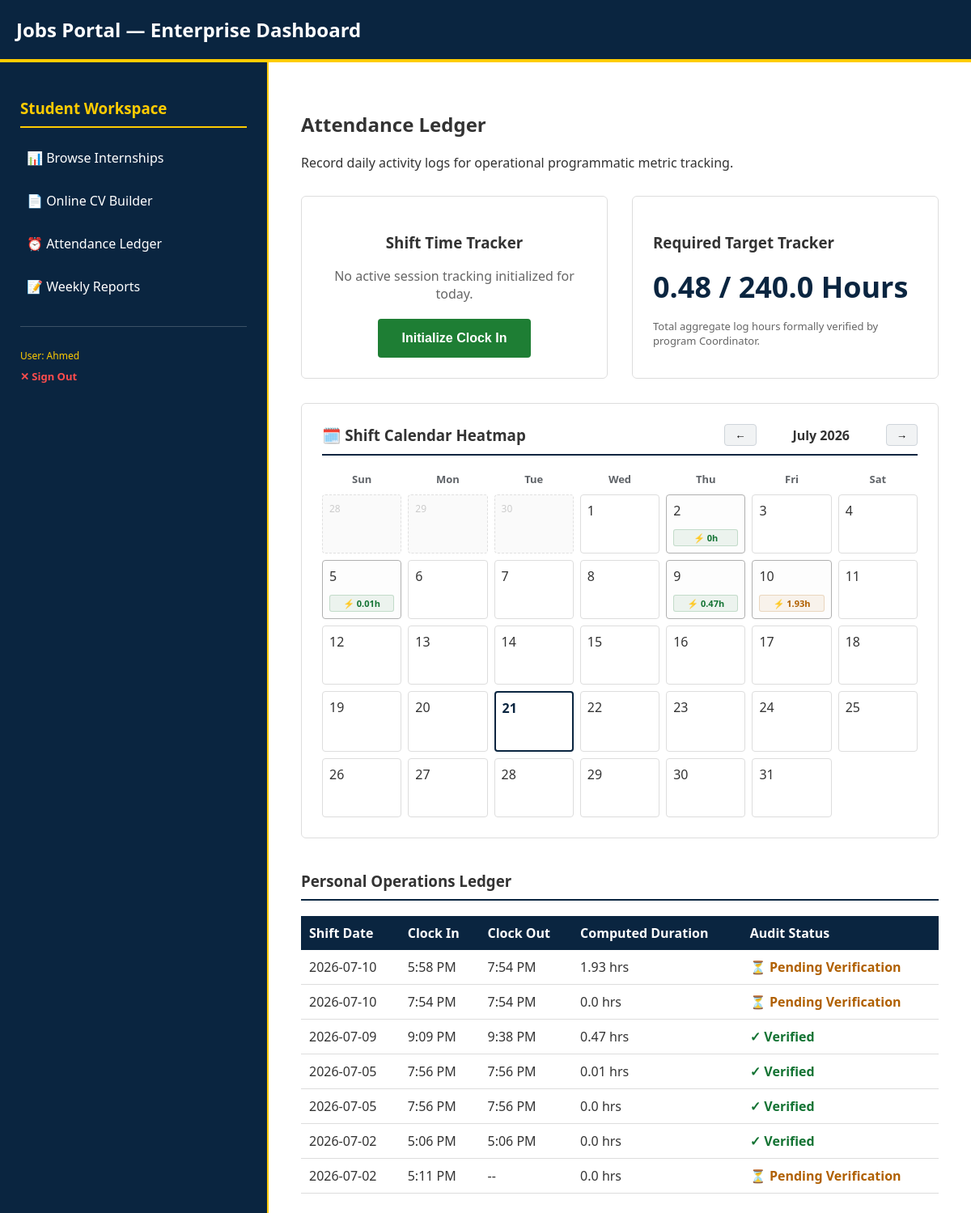
/attendance/log/ (signed in, upper part), run on an earlier commit of the app's database.
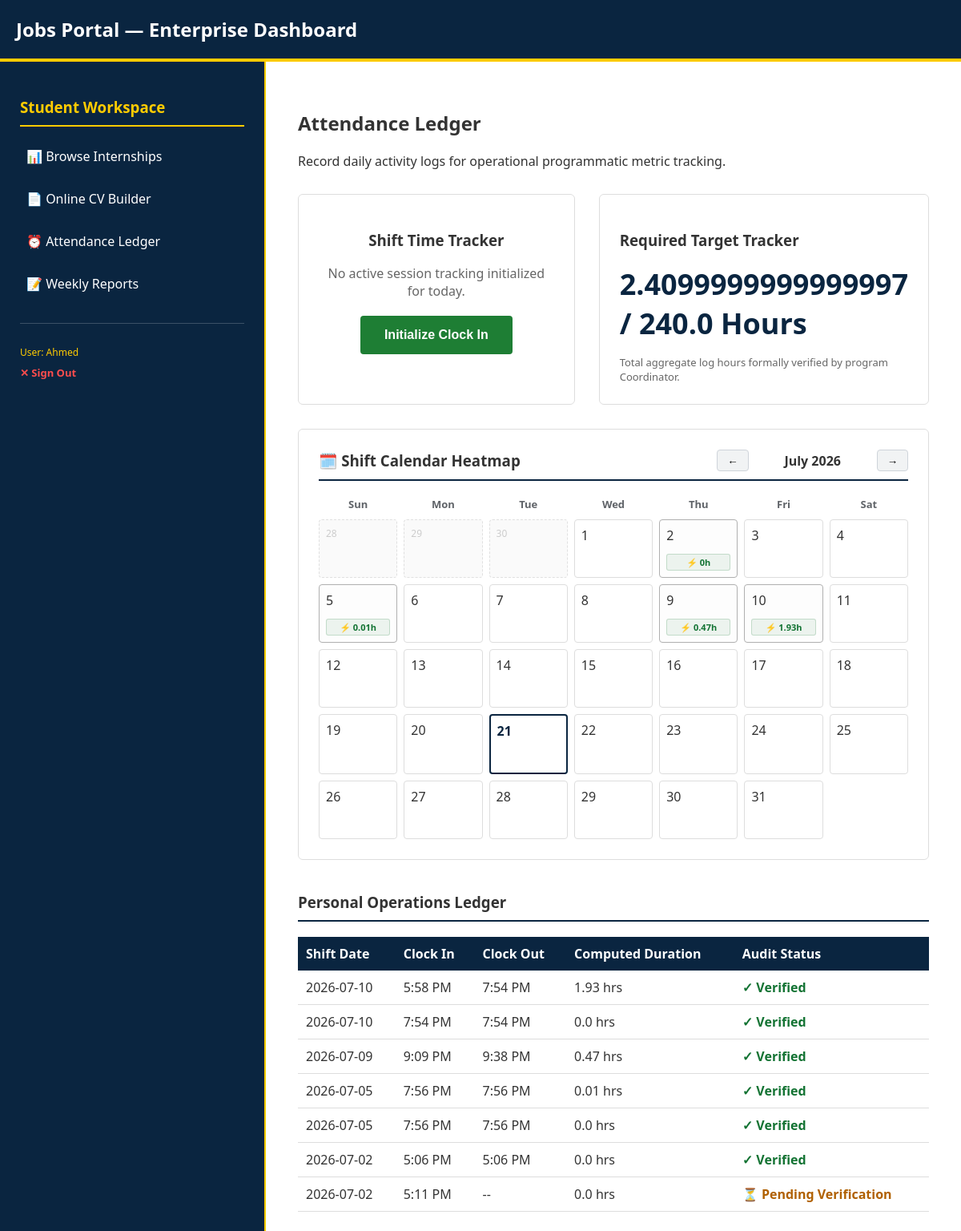
And on a later commit of the database.
### student_portal/models.py (models this page shows, shortened)
class AttendanceRecord(models.Model):
    user = models.ForeignKey(User, on_delete=models.CASCADE, related_name='attendance_records')
    date = models.DateField(default=timezone.now)
    check_in = models.DateTimeField(null=True, blank=True)
    check_out = models.DateTimeField(null=True, blank=True)
    hours_worked = models.FloatField(default=0.0)
    is_verified = models.BooleanField(default=False)

### student_portal/views.py (the view, shortened to what this page needs)
# urls.py: path('attendance/log/', views.attendance_log_view, name='attendance_log'),
@login_required
def attendance_log_view(request):
    today = timezone.now().date()
    record = AttendanceRecord.objects.filter(user=request.user, date=today).last()
    my_shifts = AttendanceRecord.objects.filter(user=request.user).order_by('-date')
    my_excuses = ShiftExcuse.objects.filter(user=request.user)
    verified_hours = sum(r.hours_worked for r in my_shifts if r.is_verified and r.hours_worked)
    calendar_data = {}
    for shift in my_shifts:
        if shift.date:
            date_str = shift.date.strftime('%Y-%m-%d')
            if date_str in calendar_data:
                calendar_data[date_str]['hours'] = round(calendar_data[date_str].get('hours', 0) + (shift.hours_worked or 0), 2)
            else:
                calendar_data[date_str] = {
                    'hours': shift.hours_worked or 0,
                    'status': 'present',
                    'verified': shift.is_verified
                }
    context = {
        'record': record,
        'my_shifts': my_shifts,
        'verified_hours': verified_hours,
        'target_hours': 240.0,
        'calendar_data_json': json.dumps(calendar_data)
    }
    return render(request, 'attendance_log.html', context)

### student_portal/templates/attendance_log.html (shortened to what the changed rows need)
{% extends 'base.html' %}
{% block content %}
<h2>Attendance Ledger</h2>
<div style="display: flex; gap: 30px; margin-top: 30px;">
    <div style="flex: 1; border: 1px solid #ddd; padding: 25px; border-radius: 6px;">
        <h3>Required Target Tracker</h3>
        <div style="font-size: 36px; font-weight: bold; color: var(--primary-blue); margin: 15px 0;">
            {{ verified_hours }} / {{ target_hours }} Hours
        </div>
        <p style="font-size: 13px; color: #666; margin: 0;">Total aggregate log hours formally verified by program Coordinator.</p>
    </div>
</div>
<div style="border: 1px solid #ddd; padding: 25px; border-radius: 6px; margin-top: 30px; background: #fff;">
    <div style="display: flex; justify-content: space-between; align-items: center; margin-bottom: 20px; border-bottom: 2px solid var(--primary-blue); padding-bottom: 10px;">
        <h3 style="margin: 0;">🗓️ Shift Calendar Heatmap</h3>
        <div style="display: flex; align-items: center; gap: 10px;">
        </div>
    </div>
    <div style="display: grid; grid-template-columns: repeat(7, 1fr); gap: 8px; text-align: center; margin-bottom: 10px; font-weight: bold; color: #5f6368; font-size: 13px;">
        <div>Sun</div><div>Mon</div><div>Tue</div><div>Wed</div><div>Thu</div><div>Fri</div><div>Sat</div>
    </div>
    <div id="calendarDaysGrid" style="display: grid; grid-template-columns: repeat(7, 1fr); gap: 8px;"></div>
</div>
<table style="width: 100%; border-collapse: collapse; margin-top: 15px;">
    <thead>
        <tr style="background: var(--primary-blue); color: white; text-align: left;">
            <th style="padding: 10px;">Shift Date</th>
            <th style="padding: 10px;">Clock In</th>
            <th style="padding: 10px;">Clock Out</th>
            <th style="padding: 10px;">Computed Duration</th>
            <th style="padding: 10px;">Audit Status</th>
        </tr>
    </thead>
    <tbody>
        {% for shift in my_shifts %}
            <tr style="border-bottom: 1px solid #ddd;">
                <td style="padding: 10px;">{{ shift.date|date:"Y-m-d" }}</td>
                <td style="padding: 10px;">{{ shift.check_in|date:"g:i A" }}</td>
                <td style="padding: 10px;">{{ shift.check_out|date:"g:i A"|default:"--" }}</td>
                <td style="padding: 10px;">{{ shift.hours_worked }} hrs</td>
                <td style="padding: 10px;">
                    {% if shift.is_verified %}
                        <span style="color: #137333; font-weight: bold;">✓ Verified</span>
                    {% else %}
                        <span style="color: #b06000; font-weight: bold;">⏳ Pending Verification</span>
                    {% endif %}
                </td>
            </tr>
        {% empty %}
            <tr><td colspan="5" style="padding: 15px; text-align: center; color: #777;">No transaction rows committed to storage layer.</td></tr>
        {% endfor %}
    </tbody>
</table>
{% endblock %}

What changed in the data, as far as the page shows it:
changed AttendanceRecord "5:58 PM": is_verified "⏳ Pending Verification" → "✓ Verified"
changed AttendanceRecord (number 2 of 7 on the later page): is_verified "⏳ Pending Verification" → "✓ Verified"
Also different on the page:
{{ verified_hours }}: "0.48" → "2.4099999999999997"
